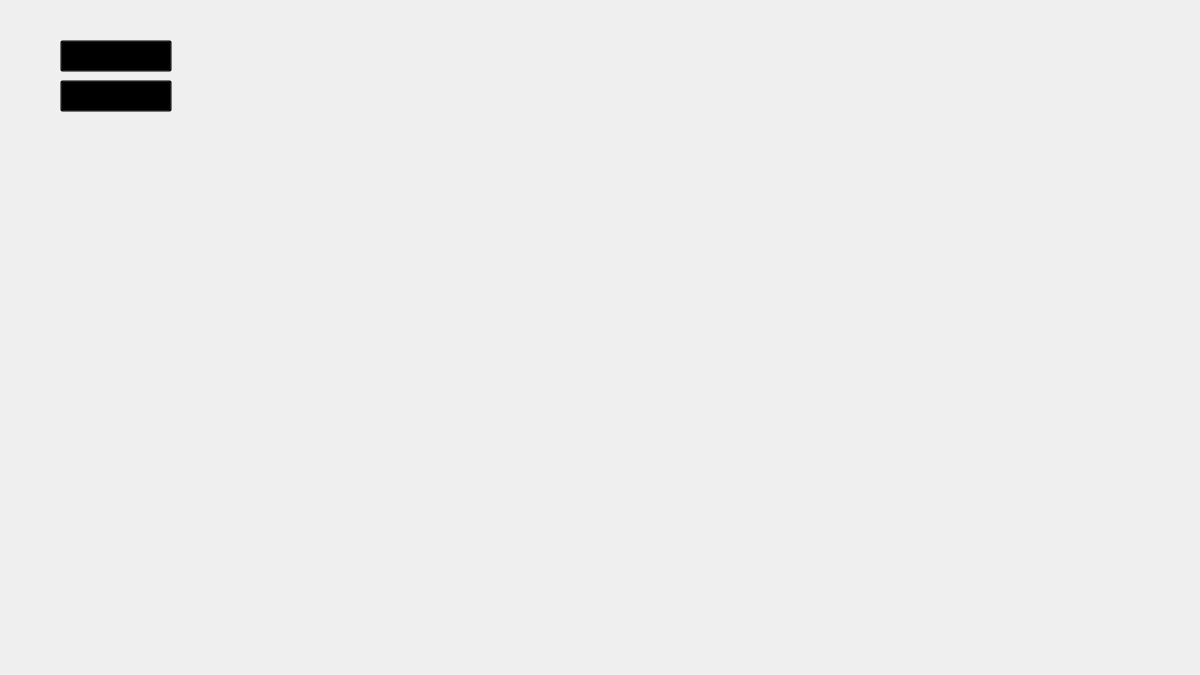
<?xml version="1.0" encoding="UTF-8"?>
<ui version="4.0">
 <class>Ruins</class>
 <widget class="QMainWindow" name="Ruins">
  <property name="geometry">
   <rect>
    <x>0</x>
    <y>0</y>
    <width>1200</width>
    <height>675</height>
   </rect>
  </property>
  <property name="minimumSize">
   <size>
    <width>1200</width>
    <height>675</height>
   </size>
  </property>
  <property name="maximumSize">
   <size>
    <width>1200</width>
    <height>675</height>
   </size>
  </property>
  <property name="windowTitle">
   <string>MainWindow</string>
  </property>
  <property name="styleSheet">
   <string notr="true">background : url(:/images/Ruins.png);
</string>
  </property>
  <widget class="QWidget" name="centralwidget">
   <widget class="QPushButton" name="pushButton_3">
    <property name="geometry">
     <rect>
      <x>60</x>
      <y>80</y>
      <width>112</width>
      <height>32</height>
     </rect>
    </property>
    <property name="styleSheet">
     <string notr="true">Background : transparent;
font: 18pt &quot;.AppleSystemUIFont&quot;;</string>
    </property>
    <property name="text">
     <string>Run Away</string>
    </property>
   </widget>
   <widget class="QPushButton" name="pushButton_4">
    <property name="geometry">
     <rect>
      <x>60</x>
      <y>40</y>
      <width>112</width>
      <height>32</height>
     </rect>
    </property>
    <property name="styleSheet">
     <string notr="true">Background : transparent;
font: 18pt &quot;.AppleSystemUIFont&quot;;</string>
    </property>
    <property name="text">
     <string>I'm Ready!</string>
    </property>
   </widget>
  </widget>
  <widget class="QMenuBar" name="menubar">
   <property name="geometry">
    <rect>
     <x>0</x>
     <y>0</y>
     <width>1200</width>
     <height>22</height>
    </rect>
   </property>
  </widget>
 </widget>
 <resources/>
 <connections/>
</ui>
